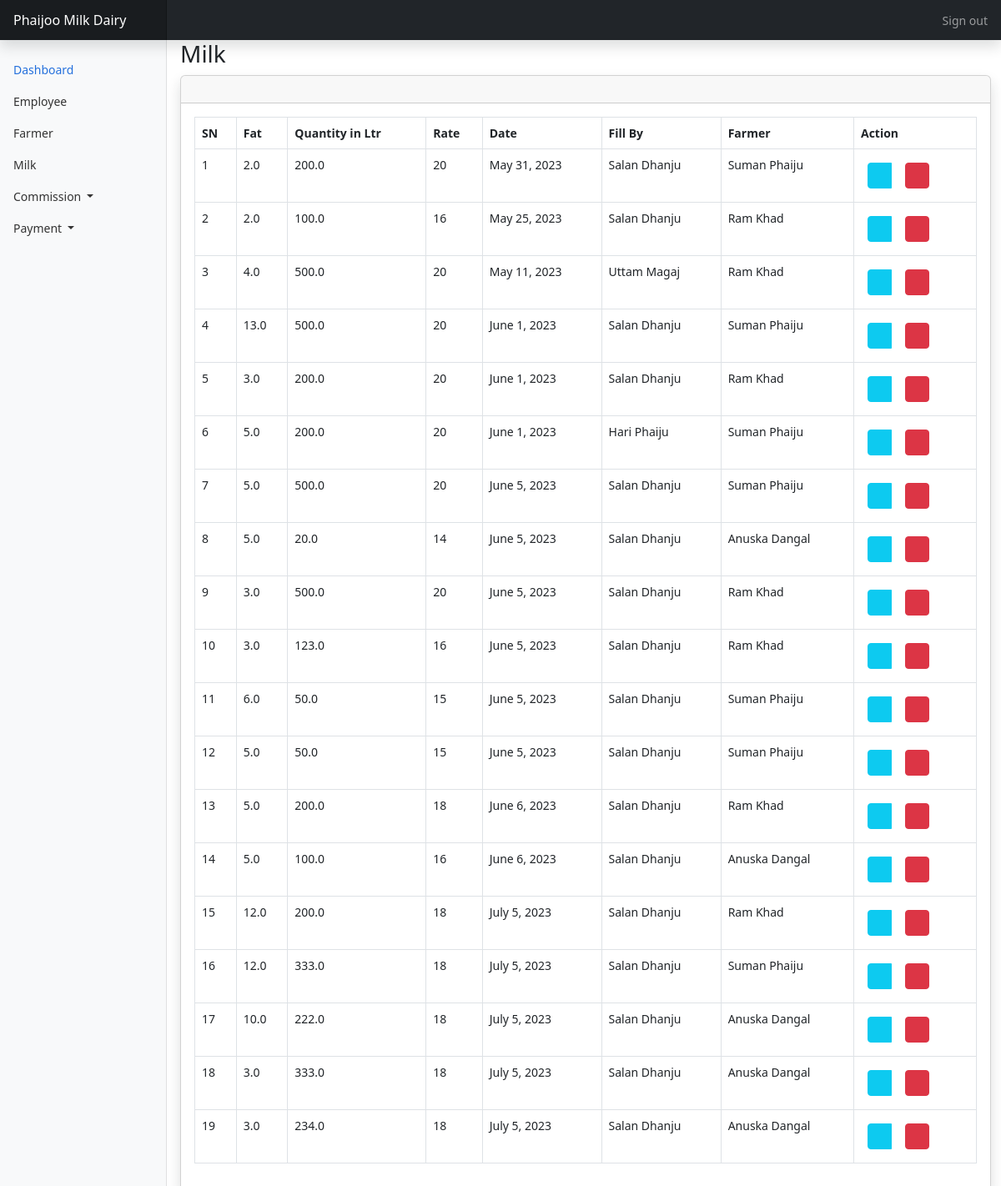
Page /dashboard/milk (signed in) on the earlier database version.
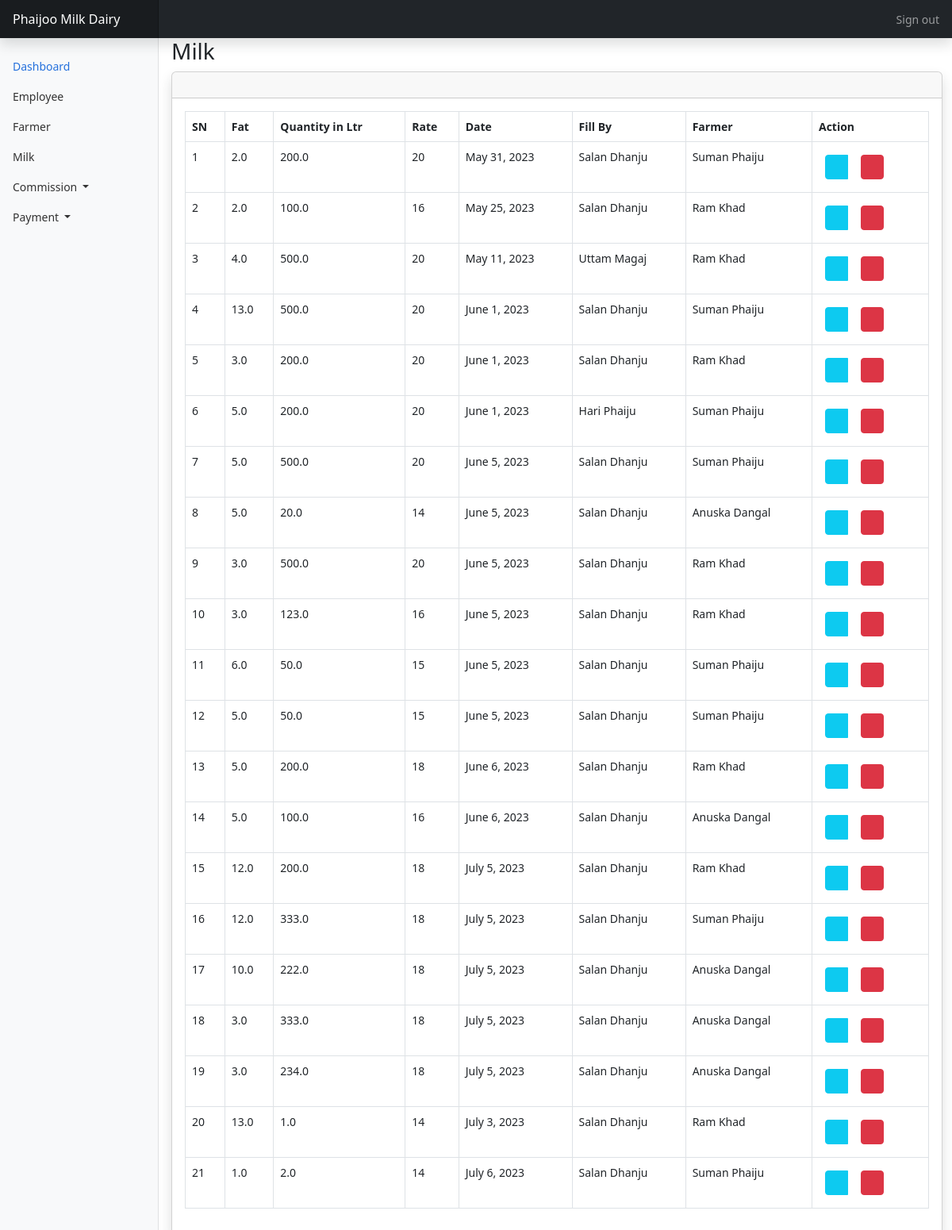
Same page on the later database version.
### dashboard/models.py (models this page shows, shortened)
class Milk(models.Model):
    fat = models.FloatField()
    qty = models.FloatField()
    rate = models.PositiveIntegerField(null=True)
    date = models.DateField(null=True, blank=True)
    emp_id = models.ForeignKey(
        EmployeeProfile, on_delete=models.CASCADE, related_name="milk_emp", blank=True
    )
    farmer_id = models.ForeignKey(FarmerProfile,on_delete=models.CASCADE,related_name="milk_farmer",blank=True,null=True)
    class Meta:
        verbose_name = "Milk"
        verbose_name_plural = "Milk"
        ordering = ("id",)

### user/models.py (models this page shows)
class EmployeeProfile(models.Model):
    user = models.OneToOneField(
        User, on_delete=models.CASCADE, related_name="employee_profile", null=True
    )
    emp_email = models.CharField(max_length=50, blank=True, null=True)
    emp_pwd = models.CharField(max_length=255, blank=True, null=True)
    emp_name = models.CharField(max_length=50, blank=True, null=True)
    emp_contact = models.PositiveBigIntegerField(blank=True, null=True)
    salary = models.PositiveIntegerField(blank=True, null=True)
    reg_date = models.DateField(null=True, blank=True)
    is_active = models.BooleanField(default=True)
    admin_id = models.ForeignKey(
        User,
        on_delete=models.CASCADE,
        related_name="admin_employee_profiles",
        blank=False,
    )
    class Meta:
        verbose_name = "Employee"
        verbose_name_plural = "Employees"
        ordering = ("id",)
    def __str__(self):
        return self.emp_name

class FarmerProfile(models.Model):
    user = models.OneToOneField(
        User, on_delete=models.CASCADE, related_name="farmer", null=True
    )
    farmer_name = models.CharField(max_length=50)
    farmer_pwd = models.CharField(max_length=50)
    farmer_email = models.CharField(max_length=50)
    farmer_address = models.CharField(max_length=100)
    farmer_contact = models.PositiveBigIntegerField()
    admin_id = models.ForeignKey(
        User, on_delete=models.CASCADE, related_name="admin_farmer", blank=False
    )
    is_active = models.BooleanField(default=True)
    class Meta:
        verbose_name = "Farmer"
        verbose_name_plural = "Farmers"
        ordering = ("id",)
    def __str__(self):
        return self.farmer_name

### dashboard/views.py (the view)
# urls.py: path("milk", views.milkListView, name="milk-list"),
@login_required(login_url="/dashboard/accounts/login")
def milkListView(request):
    milks = Milk.objects.all()
    return render(request, "dashboard/milk/list.html", {"milks": milks})

### dashboard/templates/dashboard/milk/list.html (shortened to what this page needs)
{% extends 'dashboard/base.html' %}
{% block main %}
                <h1 class="h3 mb-2 text-gray-800">Milk</h1>
                <div class="card shadow mb-4">
                    <div class="card-header py-3">
                    </div>
                    <div class="card-body">
                        <div class="table-responsive">
                            <table class="table table-bordered" id="dataTable" width="100%" cellspacing="0">
                                <thead>
                                    <tr>
                                        <th>SN</th>
                                        <th>Fat</th>
                                        <th>Quantity in Ltr</th>
                                        <th>Rate</th>
                                        <th>Date</th>
                                        <th>Fill By</th>
                                        <th>Farmer</th>
                                        <th>Action</th>
                                    </tr>
                                </thead>
                                <tbody>
                                    {% for milk in milks %}
                                    <tr>
                                        <td>{{ forloop.counter }}</td>
                                        <td>{{ milk.fat }}</td>
                                        <td>{{ milk.qty }}</td>
                                        <td>{{ milk.rate }}</td>
                                        <td>{{ milk.date }}</td>
                                        <td>{{ milk.emp_id }}</td>
                                        <td>{{ milk.farmer_id }}</td>
                                        <td>
                                            <div class="btn-group " role="group">
                                                <a href="{% url 'dashboard:milk-update' milk.pk %}" class="btn btn-info btn-sm  m-2">
                                                    <i class="fas fa-pen"></i>
                                                </a>
                                                {% if not milk.non_deletetable %}
                                                <form action="{% url 'dashboard:milk-delete' milk.pk %}"  method="post">
                                                    <button class="btn btn-danger btn-sm delete-link ml-2 m-2" data-tooltip="tooltip" title="Delete">
                                                        <i class="far fa-trash-alt"></i>
                                                    </button>
                                                </form>
                                                {% endif %}
                                            </div>
                                        </td>
                                    </tr>
                                    {% endfor %}
                                </tbody>
                            </table>
                        </div>
                    </div>
                </div>
{% endblock main %}

Differences in the rows shown:
added Milk: fat "13.0", qty "1.0", rate "14", date "July 3, 2023", emp_id "Salan Dhanju", farmer_id "Ram Khad"
added Milk: fat "1.0", qty "2.0", rate "14", date "July 6, 2023", emp_id "Salan Dhanju", farmer_id "Suman Phaiju"
